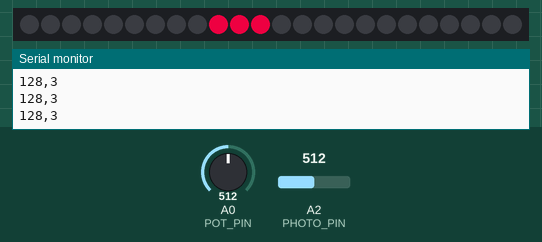
This sketch was run on a simulated Arduino Uno, built with avr-gcc and run on an emulated ATmega328P. Shown: 24 RGB LEDs in strip order, left to right, the last lines printed to the serial monitor. Inputs (shaded band) come from the test bench; at power-on: A2 (PHOTO_PIN) = 512, A0 (POT_PIN) = 512.

Above: at 1.2 s.
1.3 s: A2 (PHOTO_PIN) set to 791
4.3 s: A2 (PHOTO_PIN) set to 814
At 5.5 s:
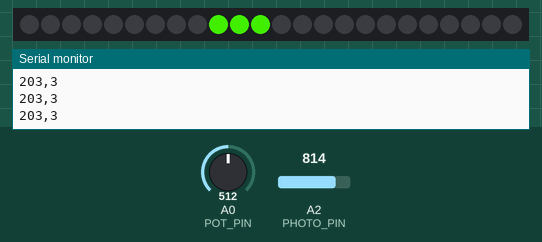
5.8 s: A2 (PHOTO_PIN) set to 934
7.3 s: A2 (PHOTO_PIN) set to 966
At 7.9 s:
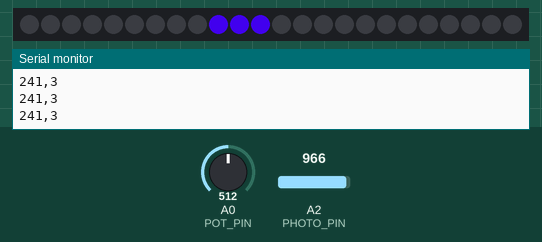
8.8 s: A0 (POT_PIN) set to 490
At 9.1 s:
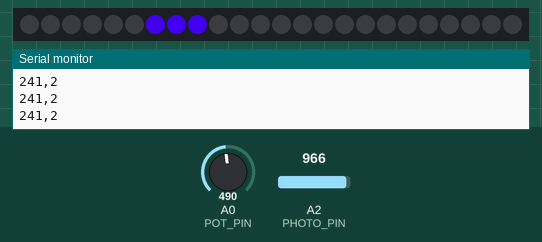
10.3 s: A0 (POT_PIN) set to 660
At 11.4 s:
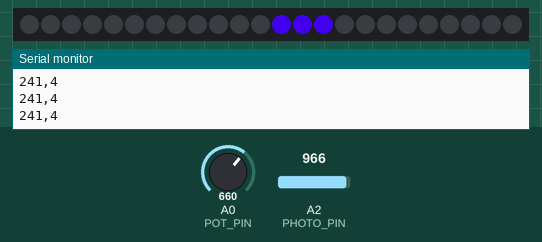
Timing chart, 0 to 12.8 s (numbered marks = the images above; inputs shaded):
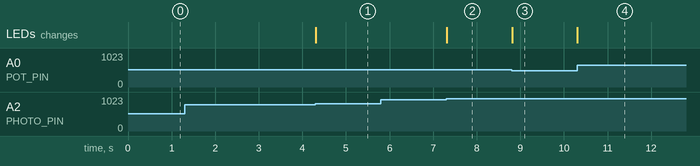

The sketch:

analogClock-serial-sound.ino
```cpp
// use the library manager to install the neopixel library

#include <Adafruit_NeoPixel.h>
#ifdef __AVR__
  #include <avr/power.h>
#endif
  // includes the library

#define PIXEL_PIN 4
  // defines the digital pin that the LED strip is connected to

#define NUM_PIXELS 24
  // defines the number of neopixels in the strip

Adafruit_NeoPixel strip = Adafruit_NeoPixel(NUM_PIXELS, PIXEL_PIN, NEO_GRB + NEO_KHZ800);
  // declares a neopixel object for the strip

int flow_start = 0;
int flow_end = flow_start + 8;

const int DELAY_MIN = 10;
const int DELAY_MAX = 1200;

#define POT_PIN A0
  // defines the analog pin that the potentiometer is connected to
const int POT_MID = 600;
const int POT_THRESH_1 = 400;
const int POT_THRESH_2 = 800;
  // stores the max and min values of the potentiometer shown on the
  // serial monitor for mapping purposes

#define PHOTO_PIN A2
  // defines the analog pin that the photoresistor is connected to
const int PHOTO_MAX = 650;
const int PHOTO_MIN = 1023;

void setup() {
  Serial.begin(9600); // begin serial monitor

  strip.begin(); // we always need to do this
  strip.show(); // initialize strip off

  pinMode(POT_PIN, INPUT);
  pinMode(PHOTO_PIN, INPUT);
    // initilaizes switch and button pins as input
}

int checkPixelLimit(int x) {
  if (x >= NUM_PIXELS) {
      x = x - NUM_PIXELS;
  }
  if (x < 0) {
    x = NUM_PIXELS + x;
  }
  return x;
}

// lights the neopixels one after the other with specified color
void wipeOut(uint32_t c, uint8_t wait) {
  flow_start = checkPixelLimit(flow_start);
  flow_end = checkPixelLimit(flow_end);
  for(uint16_t i=0; i<NUM_PIXELS; i++) {
    if (flow_start < flow_end) {
      if (i >= flow_start && i <= flow_end) {
        strip.setPixelColor(i, c);
      }
      else {
        strip.setPixelColor(i, 0, 0, 0);
      }
    }
    else {
      if (i >= flow_start || i <= flow_end) {
        strip.setPixelColor(i, c);
      }
      else {
        strip.setPixelColor(i, 0, 0, 0);
      }
    }
  }
  strip.show();
  delay(wait);
  flow_start++;
  flow_end++;
}

// lights the neopixels one after the other with specified color
void wipeIn(uint32_t c, uint8_t wait) {
  flow_start = checkPixelLimit(flow_start);
  flow_end = checkPixelLimit(flow_end);
  for(uint16_t i=0; i<NUM_PIXELS; i++) {
    if (flow_start < flow_end) {
      if (i >= flow_start && i <= flow_end) {
        strip.setPixelColor(i, c);
      }
      else {
        strip.setPixelColor(i, 0, 0, 0);
      }
    }
    else {
      if (i >= flow_start || i <= flow_end) {
        strip.setPixelColor(i, c);
      }
      else {
        strip.setPixelColor(i, 0, 0, 0);
      }
    }
  }
  strip.show();
  delay(wait);
  flow_start--;
  flow_end--;
}

// turns off all neopixels
void endShow() {
  for(int i=0; i<strip.numPixels(); i++) {
    strip.setPixelColor(i, 0, 0, 0);
  }
  strip.show();
}

// makes neopixels point to specific element
void pixelPoint(int timeless, uint32_t c) {

  int pixelRangeMin = timeless*3;
  int pixelRangeMax = (timeless*3) + 3;

  //string timeless = "ace";
  for(int i=pixelRangeMin; i<pixelRangeMax; i++) {
    strip.setPixelColor(i,c);
  }
  for(int i=pixelRangeMax; i<strip.numPixels(); i++) {
    strip.setPixelColor(i, 0, 0, 0);
  }
  for (int i=0; i<pixelRangeMin; i++) {
    strip.setPixelColor(i, 0, 0, 0);
  }
  strip.show();
}

void loop() {
  int pot_val = analogRead(POT_PIN);
  int photo_val = analogRead(PHOTO_PIN);

  /*Serial.print("pot val: ");
  Serial.println(pot_val);
  Serial.print("photo val: ");
  Serial.println(photo_val);*/

  int speed_val = map(photo_val, PHOTO_MIN, PHOTO_MAX, DELAY_MIN, DELAY_MAX);

  uint32_t r_mode = strip.Color(200, 0, 55);
  uint32_t g_mode = strip.Color(55, 200, 0);
  uint32_t b_mode = strip.Color(55, 0, 200);
  uint32_t mode;

  int spade = 0;
  int dice = 1;
  int club = 2;
  int eye = 3;
  int heart = 4;
  int mush = 5;
  int diamond = 6;
  int hand = 7;
  int timeless;

 /* if (pot_val <= POT_THRESH_1) {
    mode = r_mode;
  }
  else if (pot_val <= POT_THRESH_2) {
    mode = g_mode;
  }
  else {
    mode = b_mode;
  }*/

  if (photo_val <= 800) {
    mode = r_mode;
  }
  else if (photo_val <= 950) {
    mode = g_mode;
  }
  else {
    mode = b_mode;
  }

  if (pot_val <= 300) {
    timeless = spade;
  }
  else if (pot_val <= 400) {
    timeless = dice;
  }
  else if (pot_val <= 500) {
    timeless = club;
  }
  else if (pot_val <= 600) {
    timeless = eye;
  }
  else if (pot_val <= 700) {
    timeless = heart;
  }
  else if (pot_val <= 800) {
    timeless = mush;
  }
  else if (pot_val <= 900) {
    timeless = diamond;
  }
  else {
    timeless = hand;
  }

  pixelPoint(timeless, mode);

  Serial.print(photo_val/4);
  Serial.print(',');
  Serial.println(timeless);

  /*if (pot_val >= POT_MID) {
    wipeOut(mode, speed_val);
  }
  else {
    wipeIn(mode, speed_val);
  }*/


}
```

Measured:
- the behaviour switches between 800 and 801 on A2 (PHOTO_PIN) (found by bisection; images 0 and 1)
- the behaviour switches between 950 and 951 on A2 (PHOTO_PIN) (found by bisection; images 1 and 2)
- after the input at 4.3 s, the LEDs: change at once (image 1)
- after the input at 7.3 s, the LEDs: change at once (image 2)
- after the input at 8.8 s, the LEDs: change at once (image 3)
- after the input at 10.3 s, the LEDs: change at once (image 4)
